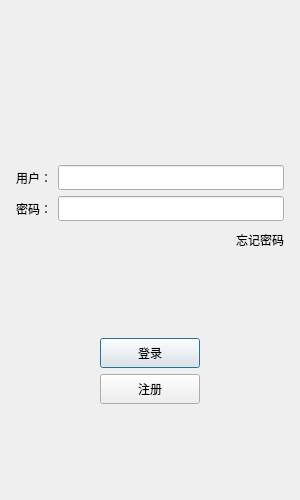
<?xml version="1.0" encoding="UTF-8"?>
<ui version="4.0">
 <class>LoginDialog</class>
 <widget class="QDialog" name="LoginDialog">
  <property name="geometry">
   <rect>
    <x>0</x>
    <y>0</y>
    <width>300</width>
    <height>500</height>
   </rect>
  </property>
  <property name="minimumSize">
   <size>
    <width>300</width>
    <height>500</height>
   </size>
  </property>
  <property name="maximumSize">
   <size>
    <width>300</width>
    <height>500</height>
   </size>
  </property>
  <property name="windowTitle">
   <string>Dialog</string>
  </property>
  <layout class="QGridLayout" name="gridLayout">
   <item row="1" column="0">
    <layout class="QVBoxLayout" name="verticalLayout">
     <property name="leftMargin">
      <number>5</number>
     </property>
     <property name="topMargin">
      <number>5</number>
     </property>
     <property name="rightMargin">
      <number>5</number>
     </property>
     <property name="bottomMargin">
      <number>5</number>
     </property>
     <item>
      <widget class="QWidget" name="head_widget" native="true">
       <layout class="QGridLayout" name="gridLayout_2">
        <item row="1" column="0">
         <widget class="QLabel" name="head_label">
          <property name="text">
           <string/>
          </property>
          <property name="pixmap">
           <pixmap resource="rc.qrc">:/res/ice.png</pixmap>
          </property>
          <property name="alignment">
           <set>Qt::AlignCenter</set>
          </property>
         </widget>
        </item>
       </layout>
      </widget>
     </item>
     <item>
      <spacer name="verticalSpacer_2">
       <property name="orientation">
        <enum>Qt::Vertical</enum>
       </property>
       <property name="sizeHint" stdset="0">
        <size>
         <width>20</width>
         <height>40</height>
        </size>
       </property>
      </spacer>
     </item>
     <item>
      <layout class="QHBoxLayout" name="horizontalLayout">
       <item>
        <widget class="QLabel" name="user_label">
         <property name="minimumSize">
          <size>
           <width>0</width>
           <height>25</height>
          </size>
         </property>
         <property name="maximumSize">
          <size>
           <width>16777215</width>
           <height>25</height>
          </size>
         </property>
         <property name="text">
          <string>用户：</string>
         </property>
        </widget>
       </item>
       <item>
        <widget class="QLineEdit" name="user_edit">
         <property name="minimumSize">
          <size>
           <width>0</width>
           <height>25</height>
          </size>
         </property>
         <property name="maximumSize">
          <size>
           <width>16777215</width>
           <height>25</height>
          </size>
         </property>
        </widget>
       </item>
      </layout>
     </item>
     <item>
      <layout class="QHBoxLayout" name="horizontalLayout_5">
       <item>
        <widget class="QLabel" name="pass_label">
         <property name="minimumSize">
          <size>
           <width>0</width>
           <height>25</height>
          </size>
         </property>
         <property name="maximumSize">
          <size>
           <width>16777215</width>
           <height>25</height>
          </size>
         </property>
         <property name="text">
          <string>密码：</string>
         </property>
        </widget>
       </item>
       <item>
        <widget class="ClickPwdHide" name="pass_edit">
         <property name="minimumSize">
          <size>
           <width>0</width>
           <height>25</height>
          </size>
         </property>
         <property name="maximumSize">
          <size>
           <width>16777215</width>
           <height>25</height>
          </size>
         </property>
        </widget>
       </item>
      </layout>
     </item>
     <item>
      <layout class="QHBoxLayout" name="horizontalLayout_7">
       <item>
        <spacer name="horizontalSpacer_5">
         <property name="orientation">
          <enum>Qt::Horizontal</enum>
         </property>
         <property name="sizeHint" stdset="0">
          <size>
           <width>40</width>
           <height>20</height>
          </size>
         </property>
        </spacer>
       </item>
       <item>
        <widget class="ClickedLabel" name="forget_label">
         <property name="minimumSize">
          <size>
           <width>0</width>
           <height>25</height>
          </size>
         </property>
         <property name="maximumSize">
          <size>
           <width>16777215</width>
           <height>25</height>
          </size>
         </property>
         <property name="text">
          <string>忘记密码</string>
         </property>
        </widget>
       </item>
      </layout>
     </item>
     <item>
      <spacer name="verticalSpacer">
       <property name="orientation">
        <enum>Qt::Vertical</enum>
       </property>
       <property name="sizeHint" stdset="0">
        <size>
         <width>20</width>
         <height>40</height>
        </size>
       </property>
      </spacer>
     </item>
     <item>
      <layout class="QHBoxLayout" name="horizontalLayout_9">
       <item>
        <spacer name="horizontalSpacer">
         <property name="orientation">
          <enum>Qt::Horizontal</enum>
         </property>
         <property name="sizeHint" stdset="0">
          <size>
           <width>40</width>
           <height>20</height>
          </size>
         </property>
        </spacer>
       </item>
       <item>
        <widget class="QPushButton" name="login_btn">
         <property name="minimumSize">
          <size>
           <width>100</width>
           <height>30</height>
          </size>
         </property>
         <property name="text">
          <string>登录</string>
         </property>
        </widget>
       </item>
       <item>
        <spacer name="horizontalSpacer_2">
         <property name="orientation">
          <enum>Qt::Horizontal</enum>
         </property>
         <property name="sizeHint" stdset="0">
          <size>
           <width>40</width>
           <height>20</height>
          </size>
         </property>
        </spacer>
       </item>
      </layout>
     </item>
     <item>
      <layout class="QHBoxLayout" name="horizontalLayout_10">
       <item>
        <spacer name="horizontalSpacer_3">
         <property name="orientation">
          <enum>Qt::Horizontal</enum>
         </property>
         <property name="sizeHint" stdset="0">
          <size>
           <width>40</width>
           <height>20</height>
          </size>
         </property>
        </spacer>
       </item>
       <item>
        <widget class="QPushButton" name="reg_btn">
         <property name="minimumSize">
          <size>
           <width>100</width>
           <height>30</height>
          </size>
         </property>
         <property name="text">
          <string>注册</string>
         </property>
        </widget>
       </item>
       <item>
        <spacer name="horizontalSpacer_4">
         <property name="orientation">
          <enum>Qt::Horizontal</enum>
         </property>
         <property name="sizeHint" stdset="0">
          <size>
           <width>40</width>
           <height>20</height>
          </size>
         </property>
        </spacer>
       </item>
      </layout>
     </item>
     <item>
      <spacer name="verticalSpacer_4">
       <property name="orientation">
        <enum>Qt::Vertical</enum>
       </property>
       <property name="sizeHint" stdset="0">
        <size>
         <width>20</width>
         <height>40</height>
        </size>
       </property>
      </spacer>
     </item>
    </layout>
   </item>
   <item row="0" column="0">
    <widget class="QLabel" name="err_tip">
     <property name="minimumSize">
      <size>
       <width>0</width>
       <height>25</height>
      </size>
     </property>
     <property name="maximumSize">
      <size>
       <width>16777215</width>
       <height>25</height>
      </size>
     </property>
     <property name="text">
      <string/>
     </property>
    </widget>
   </item>
  </layout>
 </widget>
 <customwidgets>
  <customwidget>
   <class>ClickedLabel</class>
   <extends>QLabel</extends>
   <header>clickedlabel.h</header>
  </customwidget>
  <customwidget>
   <class>ClickPwdHide</class>
   <extends>QLineEdit</extends>
   <header location="global">clickpwdhide.h</header>
  </customwidget>
 </customwidgets>
 <resources>
  <include location="rc.qrc"/>
 </resources>
 <connections/>
</ui>
